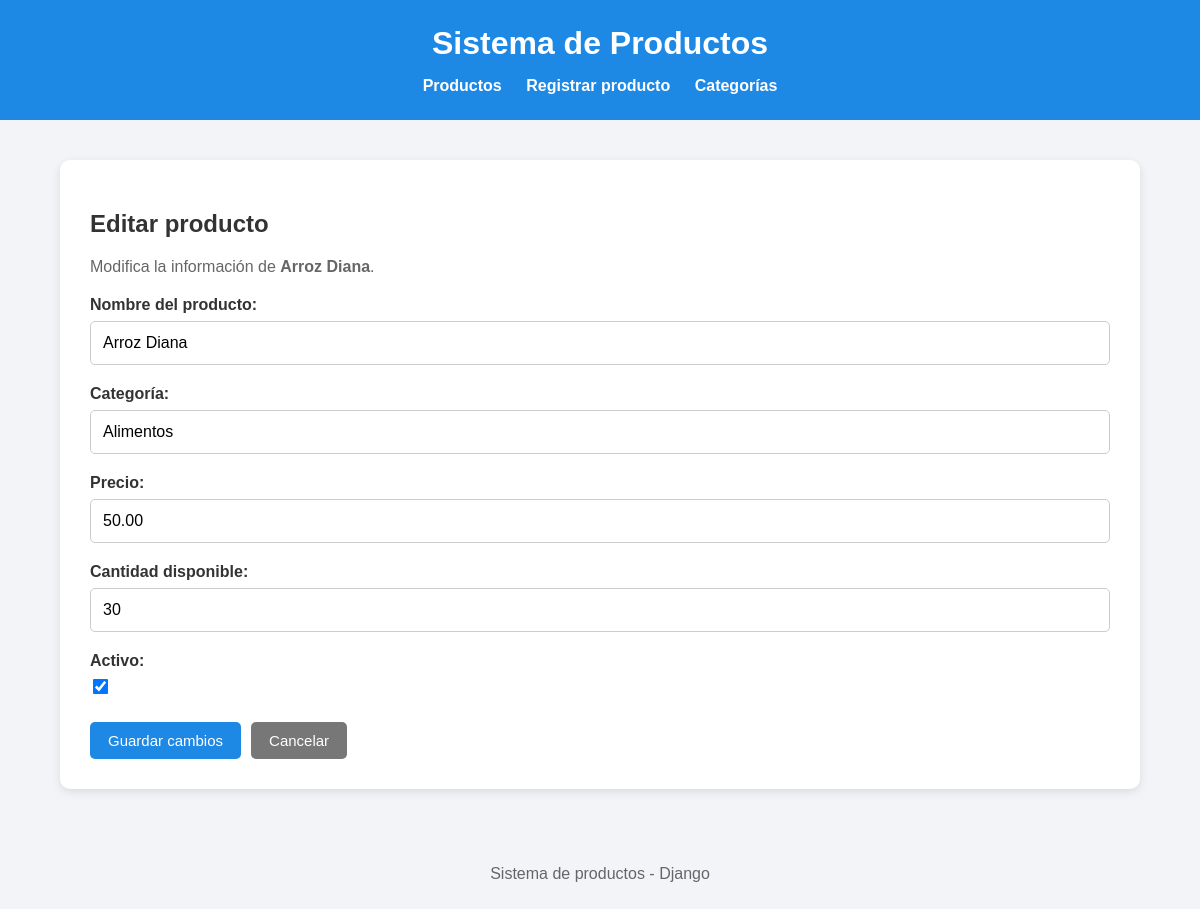
Page /productos/1/editar/ on the committed database.
### productos/models.py (models this page shows, shortened)
class Producto(models.Model):
    nombre = models.CharField(max_length=100)
    categoria = models.CharField(max_length=100)
    precio = models.DecimalField(max_digits=10, decimal_places=2)
    cantidad = models.IntegerField()
    estado = models.BooleanField(default=True)

### productos/views.py (the view)
# urls.py: path('productos/<int:pk>/editar/', views.editar_producto, name='editar_producto'),
def editar_producto(request, pk):
    producto = get_object_or_404(Producto, pk=pk)
    if request.method == 'POST':
        formulario = ProductoForm(request.POST, instance=producto)
        if formulario.is_valid():
            formulario.save()
            return redirect('lista_productos')
    else:
        formulario = ProductoForm(instance=producto)
    return render(
        request,
        'editar_producto.html',
        {
            'formulario': formulario,
            'producto': producto,
        }
    )

### productos/forms.py
class ProductoForm(forms.ModelForm):
    class Meta:
        model = Producto
        fields = ['nombre', 'categoria', 'precio', 'cantidad', 'estado']
        labels = {
            'nombre': 'Nombre del producto',
            'categoria': 'Categoría',
            'precio': 'Precio',
            'cantidad': 'Cantidad disponible',
            'estado': 'Activo',
        }
        widgets = {
            'nombre': forms.TextInput(attrs={
                'placeholder': 'Ej: Arroz'
            }),
            'categoria': forms.TextInput(attrs={
                'placeholder': 'Ej: Alimentos'
            }),
            'precio': forms.NumberInput(attrs={
                'placeholder': 'Ej: 5000.00',
                'step': '0.01'
            }),
            'cantidad': forms.NumberInput(attrs={
                'placeholder': 'Ej: 10',
                'min': '0'
            }),
            'estado': forms.CheckboxInput(),
        }

### templates/editar_producto.html (shortened to what this page needs)
{% extends 'base.html' %}
{% block contenido %}
<div class="contenedor">
    <h2>Editar producto</h2>
    <p class="texto-ayuda">Modifica la información de <strong>{{ producto.nombre }}</strong>.</p>
    <form method="POST">
        {{ formulario.as_p }}
        <div class="acciones">
            <button type="submit" class="boton">
                Guardar cambios
            </button>
            <a href="{% url 'lista_productos' %}" class="boton boton-secundario">
                Cancelar
            </a>
        </div>
    </form>
</div>
{% endblock %}

### templates/base.html (style rules this page uses)
* { box-sizing: border-box; }
body { margin: 0; font-family: Arial, sans-serif; background-color: #f2f4f7; color: #333; }
.contenedor { width: 90%; max-width: 1100px; margin: 40px auto; background-color: white; padding: 30px; border-radius: 10px; box-shadow: 0 3px 10px rgba(0, 0, 0, 0.1); }
.texto-ayuda { color: #666; }
.boton { display: inline-block; background-color: #1e88e5; color: white; padding: 10px 18px; border-radius: 5px; text-decoration: none; border: none; cursor: pointer; font-size: 15px; }
.boton-secundario { background-color: #777; }
form { margin-top: 20px; }
form p { margin-bottom: 20px; }
form label { display: block; font-weight: bold; margin-bottom: 7px; }
form input:not([type="checkbox"]), form textarea { width: 100%; padding: 12px; border: 1px solid #ccc; border-radius: 5px; font-size: 16px; font-family: inherit; }
form input[type="checkbox"] { width: auto; transform: scale(1.2); margin-right: 8px; }
.acciones { margin-top: 25px; display: flex; gap: 10px; flex-wrap: wrap; }

### rows in the picture
Producto: nombre "Arroz Diana", categoria "Alimentos", precio "50.00", cantidad "30", estado "☑"
